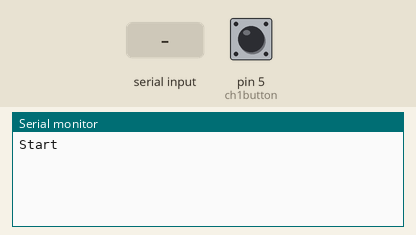
Bench run of a sketch on a simulated Arduino Nano, built with avr-gcc and run on an emulated ATmega328P. Shown: the last lines printed to the serial monitor. The test bench sets the inputs (shaded band); at power-on: pin 5 (ch1button) HIGH. No radio packets arrive unless stated.

Above: at 1.2 s.
1.3 s: pin 5 (ch1button) pulled LOW for 0.15 s
At 2.5 s:
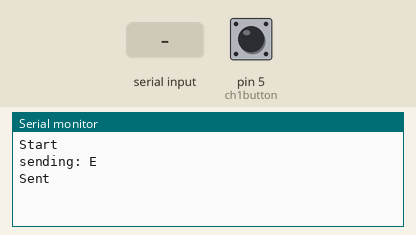
2.9 s: "A" received over the second serial link
At 3.4 s:
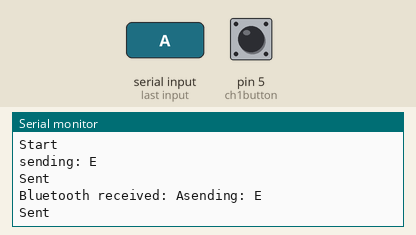
4.4 s: "B" received over the second serial link
At 5.6 s:
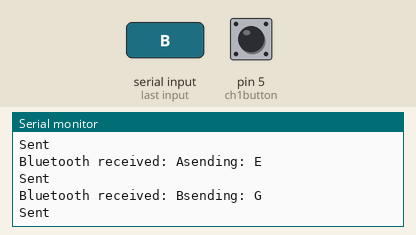
5.9 s: "C" received over the second serial link
At 6.8 s:
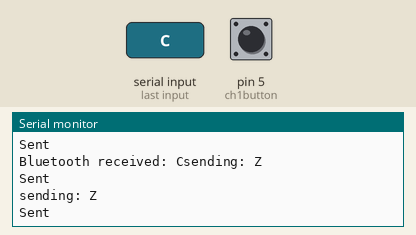
7.4 s: "1" received over the second serial link
At 8.0 s:
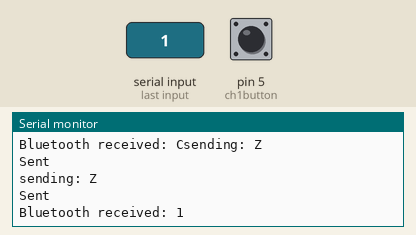

Measured:
- after the input at 1.3 s, the serial monitor: prints a new line at once (image 1)
- after the input at 2.9 s, the serial monitor: prints a new line at once (image 2)
- after the input at 4.4 s, the serial monitor: prints a new line at once (image 3)
- after the input at 5.9 s, the serial monitor: prints a new line at once (image 4)
- after the input at 7.4 s, the serial monitor: prints a new line at once (image 5)

The sketch:

FyP_Din_Sun_Bob_Tx_Rev04.ino
```cpp
#include <SPI.h>
#include <nRF24L01.h>
#include <RF24.h>
#include <SoftwareSerial.h>

SoftwareSerial BLSerial(2, 3); // RX, TX

RF24 radio(9,10); // NRF24L01 used SPI pins + Pin 9 and 10 on the NANO

const byte channel1[6] = "00001";  // Channel 1 address
const byte channel2[6] = "00002";  // Channel 2 address

char sendmsg[1] = "";       // initialize array
char sendmsg2[1] = "";       // initialize array

int ch1button = 5;            // button pin for channel 1
int buttonState1 = 0;         // current state of the button0
int lastButtonState1 = 0;     // previous state of the button0

int blrecv = 0;

void setup()
{
  Serial.begin(9600);
  BLSerial.begin(9600);
  radio.begin();

  pinMode(ch1button, INPUT_PULLUP);
  Serial.println("Start");
}
void loop()
{
  if(BLSerial.available() > 0)
  {
    blrecv = BLSerial.read();
    Serial.print("Bluetooth received: ");
    Serial.write(blrecv);
    if(blrecv == 'A')
    {
      SendMessageCH1();
    }
    else if(blrecv == 'B')
    {
      SendMessageCH2();
    }
    else if(blrecv == 'C')
    {
      SendStopMsg();
    }
  }

  buttonState1 = digitalRead(ch1button);
  if (buttonState1 != lastButtonState1)
  {
    if (digitalRead(ch1button) == LOW)
      {
        SendMessageCH1();
      }
    // Debounce
    delay(100);
  }
  lastButtonState1 = buttonState1;
}

void SendMessageCH1()
{
  radio.openWritingPipe(channel1);
  radio.stopListening();

  sendmsg[0] = 'E';

  Serial.print("sending: ");
  Serial.println(sendmsg);
  radio.write(&sendmsg, sizeof(sendmsg));
  Serial.println("Sent");
}

void SendMessageCH2()
{
  radio.openWritingPipe(channel2);
  radio.stopListening();

  sendmsg[0] = 'G';

  Serial.print("sending: ");
  Serial.println(sendmsg);
  radio.write(&sendmsg, sizeof(sendmsg));
  Serial.println("Sent");
}

void SendStopMsg()
{
  radio.openWritingPipe(channel1);
  radio.stopListening();

  sendmsg[0] = 'Z';

  Serial.print("sending: ");
  Serial.println(sendmsg);
  radio.write(&sendmsg, sizeof(sendmsg));
  Serial.println("Sent");

  delay(50);

  radio.openWritingPipe(channel2);
  radio.stopListening();

  sendmsg2[0] = 'Z';

  Serial.print("sending: ");
  Serial.println(sendmsg);
  radio.write(&sendmsg, sizeof(sendmsg));
  Serial.println("Sent");
}
```
